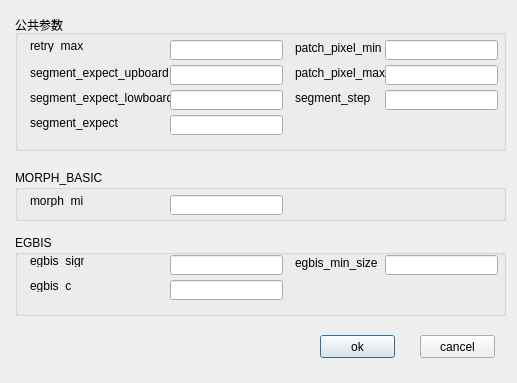
<?xml version="1.0" encoding="UTF-8"?>
<ui version="4.0">
 <class>DialogSegmentParasAll</class>
 <widget class="QDialog" name="DialogSegmentParasAll">
  <property name="geometry">
   <rect>
    <x>0</x>
    <y>0</y>
    <width>517</width>
    <height>383</height>
   </rect>
  </property>
  <property name="windowTitle">
   <string>Dialog</string>
  </property>
  <widget class="QGroupBox" name="MORPH_BASIC">
   <property name="geometry">
    <rect>
     <x>15</x>
     <y>170</y>
     <width>491</width>
     <height>51</height>
    </rect>
   </property>
   <property name="title">
    <string>MORPH_BASIC</string>
   </property>
   <widget class="QLineEdit" name="lineEdit_morph_min">
    <property name="geometry">
     <rect>
      <x>155</x>
      <y>25</y>
      <width>113</width>
      <height>20</height>
     </rect>
    </property>
   </widget>
   <widget class="QLabel" name="morph_min">
    <property name="geometry">
     <rect>
      <x>15</x>
      <y>25</y>
      <width>54</width>
      <height>12</height>
     </rect>
    </property>
    <property name="text">
     <string>morph_min</string>
    </property>
   </widget>
  </widget>
  <widget class="QGroupBox" name="EGBIS">
   <property name="geometry">
    <rect>
     <x>15</x>
     <y>235</y>
     <width>491</width>
     <height>81</height>
    </rect>
   </property>
   <property name="title">
    <string>EGBIS</string>
   </property>
   <widget class="QLabel" name="egbis_sigma">
    <property name="geometry">
     <rect>
      <x>15</x>
      <y>20</y>
      <width>54</width>
      <height>12</height>
     </rect>
    </property>
    <property name="text">
     <string>egbis_sigma</string>
    </property>
   </widget>
   <widget class="QLineEdit" name="lineEdit_egbis_sigma">
    <property name="geometry">
     <rect>
      <x>155</x>
      <y>20</y>
      <width>113</width>
      <height>20</height>
     </rect>
    </property>
    <property name="text">
     <string/>
    </property>
   </widget>
   <widget class="QLabel" name="egbis_c">
    <property name="geometry">
     <rect>
      <x>15</x>
      <y>45</y>
      <width>54</width>
      <height>12</height>
     </rect>
    </property>
    <property name="text">
     <string>egbis_c</string>
    </property>
   </widget>
   <widget class="QLineEdit" name="lineEdit_egbis_c">
    <property name="geometry">
     <rect>
      <x>155</x>
      <y>45</y>
      <width>113</width>
      <height>20</height>
     </rect>
    </property>
    <property name="text">
     <string/>
    </property>
   </widget>
   <widget class="QLabel" name="egbis_min_size">
    <property name="geometry">
     <rect>
      <x>280</x>
      <y>20</y>
      <width>96</width>
      <height>16</height>
     </rect>
    </property>
    <property name="text">
     <string>egbis_min_size</string>
    </property>
   </widget>
   <widget class="QLineEdit" name="lineEdit_egbis_min_size">
    <property name="geometry">
     <rect>
      <x>370</x>
      <y>20</y>
      <width>113</width>
      <height>20</height>
     </rect>
    </property>
   </widget>
  </widget>
  <widget class="QGroupBox" name="groupBox">
   <property name="geometry">
    <rect>
     <x>15</x>
     <y>15</y>
     <width>491</width>
     <height>136</height>
    </rect>
   </property>
   <property name="title">
    <string>公共参数</string>
   </property>
   <widget class="QLabel" name="retry_max">
    <property name="geometry">
     <rect>
      <x>15</x>
      <y>25</y>
      <width>54</width>
      <height>12</height>
     </rect>
    </property>
    <property name="text">
     <string>retry_max</string>
    </property>
   </widget>
   <widget class="QLabel" name="segment_expect_upboard">
    <property name="geometry">
     <rect>
      <x>15</x>
      <y>50</y>
      <width>151</width>
      <height>16</height>
     </rect>
    </property>
    <property name="text">
     <string>segment_expect_upboard</string>
    </property>
   </widget>
   <widget class="QLabel" name="segment_expect_lowboard">
    <property name="geometry">
     <rect>
      <x>15</x>
      <y>75</y>
      <width>146</width>
      <height>16</height>
     </rect>
    </property>
    <property name="text">
     <string>segment_expect_lowboard</string>
    </property>
   </widget>
   <widget class="QLabel" name="segment_expect">
    <property name="geometry">
     <rect>
      <x>15</x>
      <y>100</y>
      <width>121</width>
      <height>16</height>
     </rect>
    </property>
    <property name="text">
     <string>segment_expect</string>
    </property>
   </widget>
   <widget class="QLabel" name="segment_step">
    <property name="geometry">
     <rect>
      <x>280</x>
      <y>75</y>
      <width>96</width>
      <height>16</height>
     </rect>
    </property>
    <property name="text">
     <string>segment_step</string>
    </property>
   </widget>
   <widget class="QLabel" name="patch_pixel_min">
    <property name="geometry">
     <rect>
      <x>280</x>
      <y>25</y>
      <width>101</width>
      <height>16</height>
     </rect>
    </property>
    <property name="text">
     <string>patch_pixel_min</string>
    </property>
   </widget>
   <widget class="QLabel" name="patch_pixel_max">
    <property name="geometry">
     <rect>
      <x>280</x>
      <y>50</y>
      <width>111</width>
      <height>16</height>
     </rect>
    </property>
    <property name="text">
     <string>patch_pixel_max</string>
    </property>
   </widget>
   <widget class="QLineEdit" name="lineEdit_retry_max">
    <property name="geometry">
     <rect>
      <x>155</x>
      <y>25</y>
      <width>113</width>
      <height>20</height>
     </rect>
    </property>
   </widget>
   <widget class="QLineEdit" name="lineEdit_segment_expect_upboard">
    <property name="geometry">
     <rect>
      <x>155</x>
      <y>50</y>
      <width>113</width>
      <height>20</height>
     </rect>
    </property>
   </widget>
   <widget class="QLineEdit" name="lineEdit_segment_expect_lowboard">
    <property name="geometry">
     <rect>
      <x>155</x>
      <y>75</y>
      <width>113</width>
      <height>20</height>
     </rect>
    </property>
   </widget>
   <widget class="QLineEdit" name="lineEdit_segment_expect">
    <property name="geometry">
     <rect>
      <x>155</x>
      <y>100</y>
      <width>113</width>
      <height>20</height>
     </rect>
    </property>
   </widget>
   <widget class="QLineEdit" name="lineEdit_patch_pixel_min">
    <property name="geometry">
     <rect>
      <x>370</x>
      <y>25</y>
      <width>113</width>
      <height>20</height>
     </rect>
    </property>
   </widget>
   <widget class="QLineEdit" name="lineEdit_patch_pixel_max">
    <property name="geometry">
     <rect>
      <x>370</x>
      <y>50</y>
      <width>113</width>
      <height>20</height>
     </rect>
    </property>
   </widget>
   <widget class="QLineEdit" name="lineEdit_segment_step">
    <property name="geometry">
     <rect>
      <x>370</x>
      <y>75</y>
      <width>113</width>
      <height>20</height>
     </rect>
    </property>
   </widget>
  </widget>
  <widget class="QPushButton" name="OKbtn_segmentParasAll">
   <property name="geometry">
    <rect>
     <x>320</x>
     <y>335</y>
     <width>75</width>
     <height>23</height>
    </rect>
   </property>
   <property name="text">
    <string>ok</string>
   </property>
  </widget>
  <widget class="QPushButton" name="CancelBtn_segmentParasAll">
   <property name="geometry">
    <rect>
     <x>420</x>
     <y>335</y>
     <width>75</width>
     <height>23</height>
    </rect>
   </property>
   <property name="text">
    <string>cancel</string>
   </property>
  </widget>
 </widget>
 <resources/>
 <connections/>
</ui>
